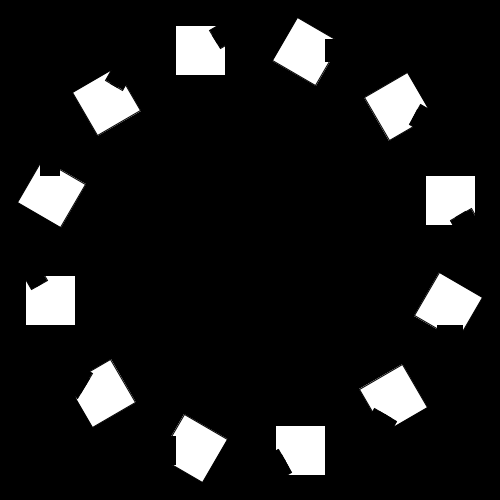
Frame 1 (no input)
Frame 60 (the mouse pressed at the canvas centre just before this capture): identical to frame 1, image omitted
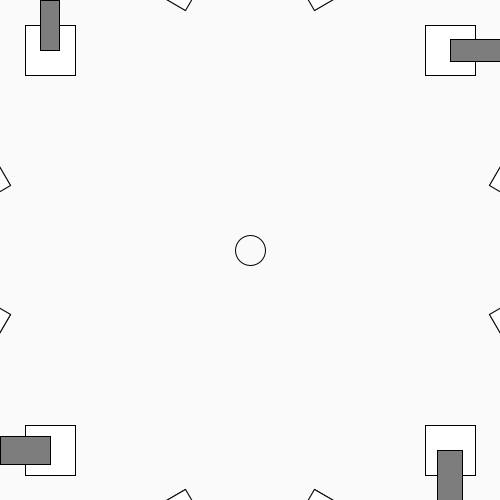
Frame 120 (the mouse held since frame 60 and released just before this capture)

The Processing sketch that drew these frames (run headless with seeded random() and noise(); from frame 60 on, the mouse is pressed at the canvas centre):

// Processing sketch: processing_171806
// ── processing_171806.pde

void setup() {
size(500,500);
background(134,134,134);
rectMode(CENTER);
}

void draw() {
  background(mouseY,mouseY,mouseY);
  fill(255,255,255);
  
  
  pushMatrix();
  translate(height/2, width/2);
  for (int i=1; i < 30; i = i + 1) {
      
      
      rect(200,mouseX-100/2,50,50);
      rotate(radians(30));

  }
  
  popMatrix();
  
      
    pushMatrix();
    translate(height/2, width/2);
    for (int i=1; i < 30; i = i + 1) {
      
      fill(mouseY/2,mouseY/2,mouseY/2);
      //translate(30,200);
      rect(200,mouseY/2+100,i,50);
      rotate(radians(30));   
    }
  
  popMatrix();
  
  
  fill(mouseX,mouseX,mouseX);
  
  pushMatrix();
  translate(0,0);
  ellipse(mouseX,mouseY,30,30);
  popMatrix();

  println(mouseX);

}
